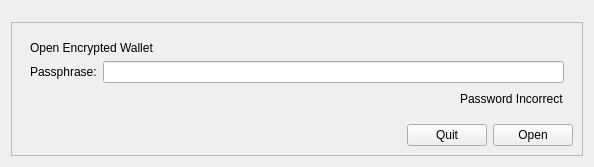
<?xml version="1.0" encoding="UTF-8"?>
<ui version="4.0">
 <class>OpenWalletForm</class>
 <widget class="QWidget" name="OpenWalletForm">
  <property name="geometry">
   <rect>
    <x>0</x>
    <y>0</y>
    <width>594</width>
    <height>167</height>
   </rect>
  </property>
  <property name="sizePolicy">
   <sizepolicy hsizetype="Preferred" vsizetype="Fixed">
    <horstretch>0</horstretch>
    <verstretch>0</verstretch>
   </sizepolicy>
  </property>
  <property name="windowTitle">
   <string>Form</string>
  </property>
  <layout class="QGridLayout" name="gridLayout_3">
   <property name="topMargin">
    <number>3</number>
   </property>
   <item row="0" column="0">
    <spacer name="verticalSpacer">
     <property name="orientation">
      <enum>Qt::Vertical</enum>
     </property>
     <property name="sizeHint" stdset="0">
      <size>
       <width>20</width>
       <height>0</height>
      </size>
     </property>
    </spacer>
   </item>
   <item row="1" column="0">
    <widget class="QFrame" name="outerFrame">
     <property name="frameShape">
      <enum>QFrame::StyledPanel</enum>
     </property>
     <property name="frameShadow">
      <enum>QFrame::Raised</enum>
     </property>
     <layout class="QGridLayout" name="gridLayout_2">
      <item row="2" column="1">
       <widget class="QPushButton" name="btnQuit">
        <property name="text">
         <string>Quit</string>
        </property>
       </widget>
      </item>
      <item row="2" column="2">
       <widget class="QPushButton" name="btnOpen">
        <property name="text">
         <string>Open</string>
        </property>
       </widget>
      </item>
      <item row="0" column="0" colspan="3">
       <widget class="QFrame" name="innerFrame">
        <property name="inputMethodHints">
         <set>Qt::ImhNone</set>
        </property>
        <property name="frameShape">
         <enum>QFrame::Box</enum>
        </property>
        <property name="frameShadow">
         <enum>QFrame::Plain</enum>
        </property>
        <property name="lineWidth">
         <number>0</number>
        </property>
        <property name="midLineWidth">
         <number>0</number>
        </property>
        <layout class="QGridLayout" name="gridLayout">
         <item row="0" column="0" colspan="2">
          <widget class="QLabel" name="label">
           <property name="text">
            <string>Open Encrypted Wallet</string>
           </property>
          </widget>
         </item>
         <item row="1" column="0">
          <widget class="QLabel" name="lblPassphraseTitle">
           <property name="text">
            <string>Passphrase:</string>
           </property>
          </widget>
         </item>
         <item row="2" column="2">
          <spacer name="horizontalSpacer_2">
           <property name="orientation">
            <enum>Qt::Horizontal</enum>
           </property>
           <property name="sizeHint" stdset="0">
            <size>
             <width>235</width>
             <height>20</height>
            </size>
           </property>
          </spacer>
         </item>
         <item row="2" column="3">
          <widget class="QLabel" name="lblIncorrect">
           <property name="text">
            <string>Password Incorrect</string>
           </property>
          </widget>
         </item>
         <item row="1" column="1" colspan="3">
          <widget class="QLineEdit" name="passPhraseEdit">
           <property name="inputMethodHints">
            <set>Qt::ImhHiddenText|Qt::ImhNoAutoUppercase|Qt::ImhNoPredictiveText|Qt::ImhSensitiveData</set>
           </property>
           <property name="echoMode">
            <enum>QLineEdit::Password</enum>
           </property>
          </widget>
         </item>
        </layout>
       </widget>
      </item>
      <item row="2" column="0">
       <spacer name="horizontalSpacer">
        <property name="orientation">
         <enum>Qt::Horizontal</enum>
        </property>
        <property name="sizeHint" stdset="0">
         <size>
          <width>399</width>
          <height>20</height>
         </size>
        </property>
       </spacer>
      </item>
     </layout>
    </widget>
   </item>
  </layout>
 </widget>
 <resources/>
 <connections/>
</ui>
